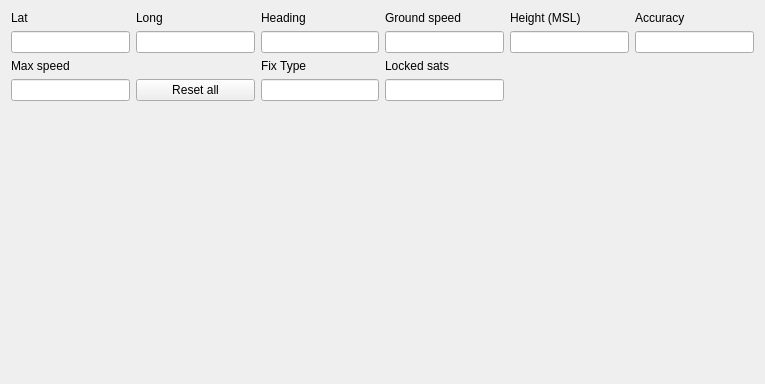
<?xml version="1.0" encoding="UTF-8"?>
<ui version="4.0">
 <class>Form</class>
 <widget class="QWidget" name="Form">
  <property name="geometry">
   <rect>
    <x>0</x>
    <y>0</y>
    <width>765</width>
    <height>384</height>
   </rect>
  </property>
  <property name="sizePolicy">
   <sizepolicy hsizetype="Preferred" vsizetype="Ignored">
    <horstretch>0</horstretch>
    <verstretch>0</verstretch>
   </sizepolicy>
  </property>
  <property name="windowTitle">
   <string>Plot</string>
  </property>
  <layout class="QHBoxLayout" name="horizontalLayout">
   <item>
    <layout class="QVBoxLayout" name="gpslayout" stretch="0,0">
     <property name="sizeConstraint">
      <enum>QLayout::SetDefaultConstraint</enum>
     </property>
     <item>
      <layout class="QGridLayout" name="gridLayout">
       <property name="sizeConstraint">
        <enum>QLayout::SetDefaultConstraint</enum>
       </property>
       <item row="2" column="2">
        <widget class="QLabel" name="label_7">
         <property name="text">
          <string>Fix Type</string>
         </property>
        </widget>
       </item>
       <item row="0" column="3">
        <widget class="QLabel" name="label_4">
         <property name="text">
          <string>Ground speed</string>
         </property>
        </widget>
       </item>
       <item row="1" column="4">
        <widget class="QLineEdit" name="_height">
         <property name="readOnly">
          <bool>true</bool>
         </property>
        </widget>
       </item>
       <item row="1" column="3">
        <widget class="QLineEdit" name="_speed">
         <property name="readOnly">
          <bool>true</bool>
         </property>
        </widget>
       </item>
       <item row="0" column="0">
        <widget class="QLabel" name="label">
         <property name="text">
          <string>Lat</string>
         </property>
        </widget>
       </item>
       <item row="1" column="0">
        <widget class="QLineEdit" name="_lat">
         <property name="enabled">
          <bool>true</bool>
         </property>
         <property name="readOnly">
          <bool>true</bool>
         </property>
        </widget>
       </item>
       <item row="0" column="1">
        <widget class="QLabel" name="label_2">
         <property name="text">
          <string>Long</string>
         </property>
        </widget>
       </item>
       <item row="0" column="5">
        <widget class="QLabel" name="label_6">
         <property name="text">
          <string>Accuracy</string>
         </property>
        </widget>
       </item>
       <item row="1" column="5">
        <widget class="QLineEdit" name="_accuracy"/>
       </item>
       <item row="3" column="0">
        <widget class="QLineEdit" name="_speed_max">
         <property name="readOnly">
          <bool>true</bool>
         </property>
        </widget>
       </item>
       <item row="3" column="2">
        <widget class="QLineEdit" name="_fix_type">
         <property name="readOnly">
          <bool>true</bool>
         </property>
        </widget>
       </item>
       <item row="1" column="2">
        <widget class="QLineEdit" name="_heading">
         <property name="readOnly">
          <bool>true</bool>
         </property>
        </widget>
       </item>
       <item row="0" column="4">
        <widget class="QLabel" name="label_5">
         <property name="text">
          <string>Height (MSL)</string>
         </property>
        </widget>
       </item>
       <item row="1" column="1">
        <widget class="QLineEdit" name="_long">
         <property name="readOnly">
          <bool>true</bool>
         </property>
        </widget>
       </item>
       <item row="0" column="2">
        <widget class="QLabel" name="label_3">
         <property name="text">
          <string>Heading</string>
         </property>
        </widget>
       </item>
       <item row="3" column="1">
        <widget class="QPushButton" name="_reset_max_btn">
         <property name="text">
          <string>Reset all</string>
         </property>
        </widget>
       </item>
       <item row="2" column="0">
        <widget class="QLabel" name="label_8">
         <property name="text">
          <string>Max speed</string>
         </property>
        </widget>
       </item>
       <item row="2" column="3">
        <widget class="QLabel" name="label_9">
         <property name="text">
          <string>Locked sats</string>
         </property>
        </widget>
       </item>
       <item row="3" column="3">
        <widget class="QLineEdit" name="_nbr_locked_sats"/>
       </item>
      </layout>
     </item>
     <item>
      <widget class="QWidget" name="widget" native="true">
       <property name="sizePolicy">
        <sizepolicy hsizetype="Preferred" vsizetype="MinimumExpanding">
         <horstretch>0</horstretch>
         <verstretch>0</verstretch>
        </sizepolicy>
       </property>
       <layout class="QGridLayout" name="gridLayout_3">
        <item row="0" column="0">
         <layout class="QGridLayout" name="map_layout"/>
        </item>
       </layout>
      </widget>
     </item>
    </layout>
   </item>
  </layout>
 </widget>
 <resources/>
 <connections/>
</ui>
